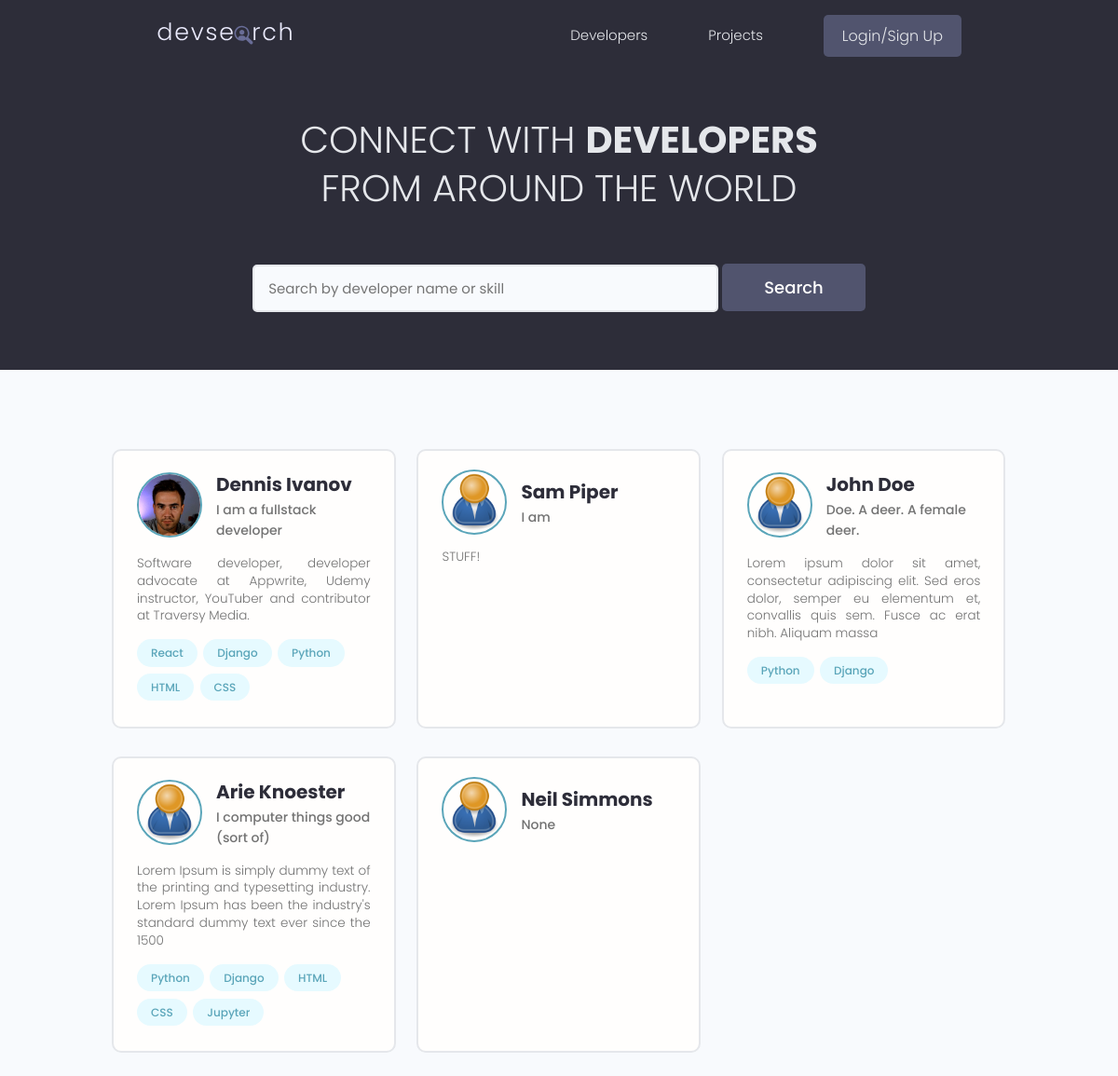
The page / on the database its author committed.
### users/models.py (models this page shows, shortened)
class Profile(models.Model):
    id = models.UUIDField(default=uuid.uuid4, unique=True, primary_key=True, editable=False)
    user = models.OneToOneField(to=User, on_delete=models.CASCADE, null=True, blank=True)
    name = models.CharField(max_length=200, blank=True, null=True)
    username = models.CharField(max_length=200, blank=True, null=True)
    location = models.CharField(max_length=200, blank=True, null=True)
    email = models.EmailField(max_length=500, blank=True, null=True)
    short_intro = models.CharField(max_length=200, blank=True, null=True)
    bio = models.TextField(blank=True, null=True)
    profile_image = models.ImageField(blank=True, null=True, upload_to='profiles/', default='profiles/user-default.png')
    social_github = models.CharField(max_length=200, blank=True, null=True)
    social_twitter = models.CharField(max_length=200, blank=True, null=True)
    social_linkedin = models.CharField(max_length=200, blank=True, null=True)
    social_youtube = models.CharField(max_length=200, blank=True, null=True)
    social_website = models.CharField(max_length=200, blank=True, null=True)
    created = models.DateTimeField(auto_now_add=True)

class Skill(models.Model):
    id = models.UUIDField(default=uuid.uuid4, unique=True, primary_key=True, editable=False)
    owner = models.ForeignKey(to=Profile, blank=True, null=True, on_delete=models.CASCADE)
    name = models.CharField(max_length=200, blank=True, null=True)
    description = models.TextField(blank=True, null=True)
    created = models.DateTimeField(auto_now_add=True)
    def __str__(self):
        return str(self.name)

### users/views.py (the view)
# urls.py: path('', views.all_profiles, name='all-profiles'),
def all_profiles(request):
    profiles, search_query = search_profiles(request)
    page_range, profiles = paginate_profiles(request, profiles, per_page=6)
    context = {
        'profiles': profiles,
        'search_query': search_query,
        'page_range': page_range,
    }
    return render(
        request,
        template_name='users/profiles.html',
        context=context
    )

### users/utils.py (called while the page is built)
def paginate_profiles(request, profiles, per_page):
    page = request.GET.get('page', 1)
    paginator = Paginator(object_list=profiles, per_page=per_page)
    page_range = paginator.get_elided_page_range(number=page, on_each_side=2)
    try:
        profiles = paginator.page(page)
    except PageNotAnInteger:
        profiles = paginator.page(1)
    except EmptyPage:
        profiles = paginator.page(paginator.num_pages)
    return page_range, profiles

def search_profiles(request):
    search_query = ''
    if request.GET.get('search_query'):
        search_query = request.GET.get('search_query')
    profiles = Profile.objects.distinct().filter(
        Q(name__icontains=search_query) |
        Q(short_intro__icontains=search_query) |
        Q(skill__name__icontains=search_query) # my version
    )
    return profiles, search_query

### users/templates/users/profiles.html (shortened to what this page needs)
{% extends 'main.html' %}
{% block content %}
  <main class="home">
    <section class="hero-section text-center">
      <div class="container container--narrow">
        <div class="hero-section__box">
          <h2>CONNECT WITH <span>DEVELOPERS</span></h2>
          <h2>FROM AROUND THE WORLD</h2>
        </div>
        <div class="hero-section__search">
          <form class="form" action="{% url 'all-profiles' %}" method="get">
            <div class="form__field">
              <input class="input input--text" id="formInput#search" type="text" name="search_query"
                     value="{{ search_query }}" placeholder="Search by developer name or skill" />
              <input class="btn btn--sub btn--lg" type="submit" value="Search" />
            </div>
          </form>
        </div>
      </div>
    </section>
    <section class="devlist">
      <div class="container">
        <div class="grid grid--three">
        {% for profile in profiles %}
          <div class="column card">
            <div class="dev">
              <a href="{% url 'user-profile' profile.id %}" class="card__body">
                <div class="dev__profile">
                  <img class="avatar avatar--md" src="{{ profile.profile_image.url }}" alt="image" />
                  <div class="dev__meta">
                    <h3>{{ profile.name }}</h3>
                    <h5>{{ profile.short_intro|slice:"60" }}</h5>
                  </div>
                </div>
                <p class="dev__info">
                  {{ profile.bio|slice:"150" }}
                </p>
                <div class="dev__skills">
                {% for skill in profile.skill_set.all|slice:"5" %}
                  <span class="tag tag--pill tag--main">
                    <small>{{ skill }}</small>
                  </span>
                {% endfor %}
                </div>
              </a>
            </div>
          </div>
        {% endfor %}
        </div>
      </div>
    </section>
  </main>
{% endblock content %}

### static/styles/app.css (style rules this page uses)
:root { --color-sub: #2d2d39; }
.btn--sub { background-color: var(--color-sub-light); }
.card { border: 2px solid var(--color-light); }
img { width: 100%; }
.hero-section { height: 40vh; display: flex; align-items: center; background-color: var(--color-sub); }
.hero-section__box { margin-bottom: 4rem; }
.hero-section__box > h2, .hero-section__box > h2 > span { font-size: 4rem; color: var(--color-light); line-height: 1.3; text-transform: uppercase; }
.hero-section__box > h2 { font-weight: 300; }
.hero-section__box > h2 > span { font-weight: 700; }
.hero-section__search > .form { display: flex; align-items: center; justify-content: center; gap: 2rem; }
.hero-section__search > .form input.input--text { width: 50rem; }
.devlist { margin-top: 8rem; }
.devlist .grid { align-items: stretch; }
.devlist .dev .dev__profile { display: flex; align-items: center; gap: 1.5rem; }
.devlist .dev .dev__meta h3 { color: var(--color-sub); font-size: 2rem; font-weight: 700; }
.devlist .dev .dev__meta h5 { color: var(--color-text); font-size: 1.4rem; font-weight: 500; }
.devlist .dev .dev__info { margin: 1.5rem 0; font-size: 1.35rem; line-height: 1.4; text-align: justify; }

### static/uikit/styles/modules/_variables.css (style rules this page uses)
:root { --color-main: #5aa5b9; --color-main-light: #e6faff; --color-sub: #3f4156; --color-sub-light: #51546e; --color-sub-lighter: #ededfd; --color-text: #737373; --color-gray: #8b8b8b; --color-light: #e5e7eb; --color-light-gray: #767676; --color-bg: #f8fafd; --color-white: #fffefd; --color-white-light: #f3f3f3; --color-success: #359e64; --color-success-bg: #def8e8; --color-error: #fc4b0b; --color-error-bg: #fff2ee; --font-base: 'Poppins', arial, helvetica, 'Segoe UI', roboto, ubuntu, sans-serif; --font-monospace: 'Fira Code', 'Courier New', courier, monospace; --font-regular: 300; --font-medium: 500; --font-bold: 700; --generic-shadow: 1px 1px 5px #00000010; --generic-transition: all 0.3s ease-in-out; }

### static/uikit/styles/modules/_base.css (style rules this page uses)
* { margin: 0; padding: 0; box-sizing: border-box; text-rendering: optimizeLegibility; color: inherit; font-size: inherit; }
html { font-size: 50%; }
@media only screen and (min-width: 480px) { html { font-size: 56.25%; } }
@media only screen and (min-width: 1200px) { html { font-size: 62.5%; } }
body { line-height: 1.6; font-weight: 400; font-size: 1.5rem; color: var(--color-text); background-color: var(--color-bg); min-height: 100vh; }

### static/uikit/styles/modules/_typography.css (style rules this page uses)
* { font-family: var(--font-base); }
h2 { font-size: 3.6rem; font-weight: var(--font-bold); }
h3 { font-size: 3.2rem; font-weight: var(--font-medium); }
h5 { font-size: 2.4rem; font-weight: var(--font-medium); }
h5, h6 { font-weight: var(--font-regular); }
p, span, strong { font-size: 1.6rem; color: var(--color-text); font-weight: var(--font-regular); }
a { padding-bottom: 2px; text-decoration: none; display: inline-block; color: var(--color-main); font-weight: var(--font-medium); }

### static/uikit/styles/modules/_utilities.css (style rules this page uses)
.container { width: 92%; max-width: 165rem; margin: 0 auto; box-sizing: border-box; }
.container--narrow { width: 92%; max-width: 120rem; }
@media screen and (min-width: 1000px) { .container { width: 90%; } }
@media screen and (min-width: 1000px) { .container--narrow { width: 85%; } }
@media screen and (min-width: 1200px) { .container { width: 80%; } }
@media screen and (min-width: 1200px) { .container--narrow { width: 72%; } }
.text-center { text-align: center; }

### static/uikit/styles/modules/_avatar.css (style rules this page uses)
.avatar { border-radius: 50%; border: 2px solid var(--color-main); object-fit: cover; }
.avatar--md { height: 7rem; width: 7rem; }

### static/uikit/styles/modules/_button.css (style rules this page uses)
.btn { display: inline-block; position: relative; cursor: pointer; background-color: var(--color-light); font-weight: var(--font-medium); color: var(--color-sub); text-decoration: none; padding: 1rem 2rem; border-radius: 0.5rem; border: none; width: -webkit-fit-content; width: -moz-fit-content; width: fit-content; height: -webkit-fit-content; height: -moz-fit-content; height: fit-content; font-size: 1.6rem; outline-width: 0; outline-color: transparent; -webkit-backface-visibility: hidden; backface-visibility: hidden; transition: all 0.3s ease-in-out; }
.btn--sub { background-color: var(--color-sub); color: var(--color-white); }
.btn--lg { font-size: 1.8rem; padding: 1.2rem 4.5rem; }

### static/uikit/styles/modules/_card.css (style rules this page uses)
.card { border-radius: 1rem; background-color: var(--color-white); border: 1.5px solid var(--color-light); width: auto; height: auto; margin-top: 0.5rem; margin-bottom: 0.5rem; overflow: hidden; }
.card__body, .card__header { padding: 2rem 2.5rem; }

### rows shown on the page
Profile: profile_image (picture), name "Dennis Ivanov", short_intro "I am a fullstack developer", bio "Software developer, developer advocate at Appwrite, Udemy instructor, YouTuber and contributor at Traversy Media."
Skill: name "React"
Skill: name "Django"
Skill: name "Python"
Skill: name "HTML"
Skill: name "CSS"
Profile: profile_image (placeholder picture), name "Sam Piper", short_intro "I am", bio "STUFF!"
Profile: profile_image (placeholder picture), name "John Doe", short_intro "Doe. A deer. A female deer.", bio "Lorem ipsum dolor sit amet, consectetur adipiscing elit. Sed eros dolor, semper eu elementum et, convallis quis sem. Fusce ac erat nibh. Aliquam massa"
Skill: name "Python"
Skill: name "Django"
Profile: profile_image (placeholder picture), name "Arie Knoester", short_intro "I computer things good (sort of)", bio "Lorem Ipsum is simply dummy text of the printing and typesetting industry. Lorem Ipsum has been the industry's standard dummy text ever since the 1500"
Skill: name "Python"
Skill: name "Django"
Skill: name "HTML"
Skill: name "CSS"
Skill: name "Jupyter"
Profile: profile_image (placeholder picture), name "Neil Simmons", short_intro "None"
